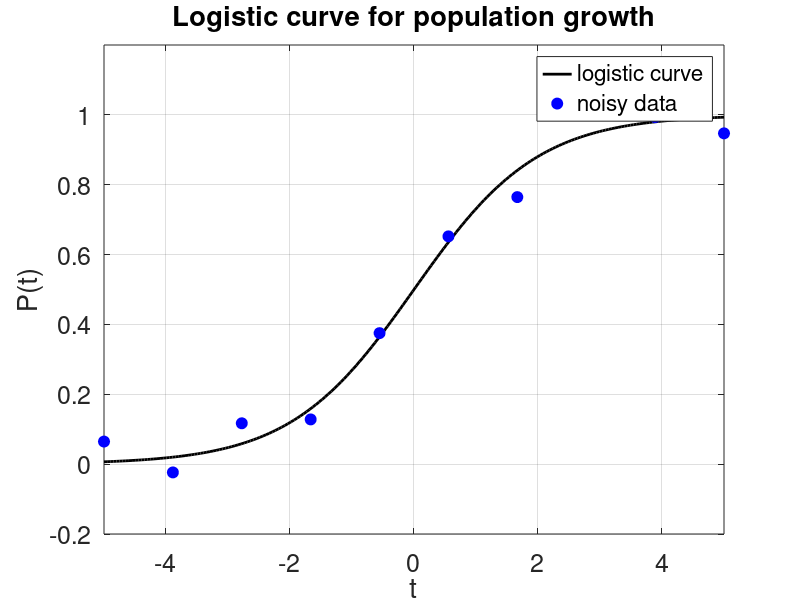

The MATLAB source for this figure: (Note: this script raises an error after producing the figure.)
%% Logistic curve data
clear; clc; close all

% Plot exact model curve (logistic curve)
tfit=linspace(-5,5,200); 
exact=1./(1+exp(-tfit)); 
plot(tfit,exact,'k','LineWidth',2); grid on; hold on; axis([-5 5 -0.2 1.2]);

% Plot "noisy" data points
t=linspace(-5,5,10); 
y = 1./(1+exp(-t)) + (rand(1,numel(t))-0.5)/4; % perturbed logistic curve data
t=t.';y=y.';
plot(t,y,'bo','MarkerSize',8,'MarkerFaceColor','b'); hold on;
xlabel('t');ylabel('P(t)');set(gca,'fontsize',18);title('Logistic curve for population growth');
legend('logistic curve', 'noisy data') 
%% Least squares fit to cubic polynomial
[R,c,x,err] = qr_house(vander1(t,3),y);
plot(tfit,poly_calc(tfit,x),'r','linewidth',2); hold off;
legend('noisy data','logistic curve','cubic polynomial fit')
%% Error as a function of polynomial order
for j = 1:numel(y)-1
    plot(t,y,'bo','MarkerFaceColor','b','MarkerSize',8);
    xlabel('t'); ylabel('P(t)'); grid on; hold on; axis([-4 4 -0.2 1.2]);set(gca,'fontsize',18);
    plot(tfit,exact,'k','LineWidth',2);
    [R,c,x,err] = qr_house(vander1(t,j),y);
    title(['Polynomial order n = ',num2str(j), ' Error = ', num2str(err)])
    plot(tfit,poly_calc(tfit,x),'r','linewidth',2); hold off;
    pause(2)
end
